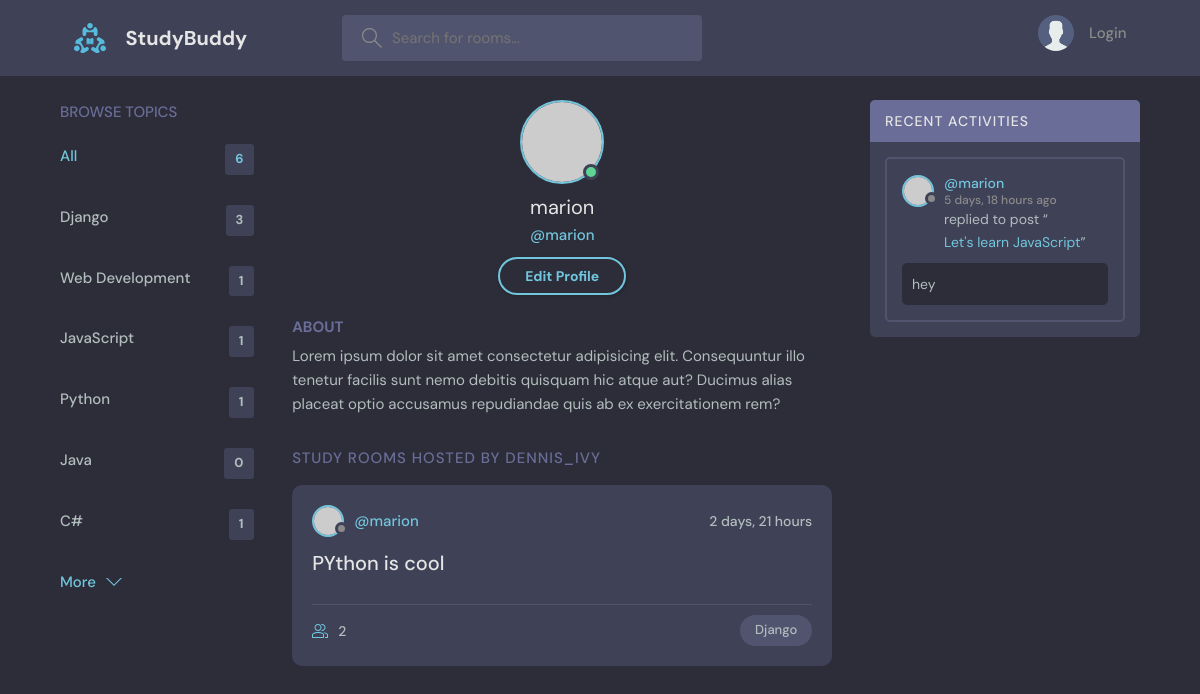
The app's page /profile/2/ with its own data.
### base/models.py (models this page shows, shortened)
class Topic(models.Model):
  name=models.CharField(max_length=200)
  class Meta:
    verbose_name="Topic"
    verbose_name_plural="Topics"

class Rooms(models.Model):
  host=models.ForeignKey(User,on_delete=models.CASCADE,null=True)
  topic=models.ForeignKey('Topic',on_delete=models.SET_NULL,null=True)
  name=models.CharField(max_length=200)
  description=models.TextField(null=True,blank=True)
  participants=models.ManyToManyField(User,related_name='participants',blank=True)
  created=models.DateTimeField(auto_now_add=True)
  updated=models.DateTimeField(auto_now=True)
  class Meta:
    ordering=['-updated','-created']
    verbose_name="Room"
    verbose_name_plural="Rooms"
    db_table="Room Table"
  def __str__(self):
    return self.name

class Messages(models.Model):
  user=models.ForeignKey(User,on_delete=models.CASCADE,null=True)
  room=models.ForeignKey(Rooms,on_delete=models.CASCADE)
  body=models.TextField()
  updated=models.DateTimeField(auto_now_add=True)
  created=models.DateTimeField(auto_now=True)
  class Meta:
    verbose_name="Message"
    verbose_name_plural="Messages"
    ordering=['-updated','-created']

### base/views.py (the view)
# urls.py: path('profile/<str:pk>/',views.userProfile,name='user-profile'),
def userProfile(request,pk):
  topics=models.Topic.objects.all()
  user=User.objects.get(id=pk)
  room_messages=user.messages_set.all()
  rooms=user.rooms_set.all()
  context={'user':user,
           'topics':topics,
           'room_messages':room_messages,
           'rooms':rooms
           }
  return render(request,'base/user_profile.html',context)

### base/templates/base/user_profile.html
{% extends 'main.html' %}
{% block content %}
  <main class="profile-page layout layout--3">
    <div class="container">
      {% include 'base/browse_topics_component.html'%}
      <div class="roomList">
        <div class="profile">
          <div class="profile__avatar">
            <div class="avatar avatar--large active">
              <img src="https://randomuser.me/api/portraits/men/11.jpg" />
            </div>
          </div>
          <div class="profile__info">
            <h3>{{user.username}}</h3>
            <p>@{{user.username}}</p>
            <a href="edit-user.html" class="btn btn--main btn--pill">Edit Profile</a>
          </div>
          <div class="profile__about">
            <h3>About</h3>
            <p>
              Lorem ipsum dolor sit amet consectetur adipisicing elit. Consequuntur illo tenetur
              facilis sunt nemo debitis quisquam hic atque aut? Ducimus alias placeat optio
              accusamus repudiandae quis ab ex exercitationem rem?
            </p>
          </div>
        </div>
        <div class="roomList__header">
          <div>
            <h2>Study Rooms Hosted by dennis_ivy</a>
            </h2>
          </div>
        </div>
        {% include 'base/rooms_component.html'%}
      </div>
      {% include 'base/activity_component.html'%}
    </div>
  </main>
{% endblock content %}

### base/templates/base/browse_topics_component.html
<div class="topics">
  <div class="topics__header">
    <h2>Browse Topics</h2>
  </div>
  <ul class="topics__list">
    <li>
      <a href="{% url 'home'%}" class="active">All <span>{{topics.count}}</span></a>
    </li>
    {% for topic in topics %}
    <li>
      <a href="{% url 'home' %}?q={{topic.name}}">{{topic.name}} <span>{{topic.rooms_set.all.count}}</span></a>
    </li>
    {% endfor %}
  </ul>
  <a class="btn btn--link" href="topics.html">
    More
    <svg version="1.1" xmlns="http://www.w3.org/2000/svg" width="32" height="32" viewBox="0 0 32 32">
      <title>chevron-down</title>
      <path d="M16 21l-13-13h-3l16 16 16-16h-3l-13 13z"></path>
    </svg>
  </a>
</div>

### base/templates/base/rooms_component.html (shortened to what this page needs)
{% for room in rooms %}
<div class="roomListRoom">
  <div class="roomListRoom__header">
    <a href="{% url 'user-profile' room.host.id %}" class="roomListRoom__author">
      <div class="avatar avatar--small">
        <img src="https://randomuser.me/api/portraits/women/11.jpg" />
      </div>
      <span>@{{room.host.username}}</span>
    </a>
    <div class="roomListRoom__actions">
      <span>{{room.created|timesince}}</span>
    </div>
  </div>
  <div class="roomListRoom__content">
    <a href="{% url 'room' room.id %}">{{room.name}}</a>
  </div>
  <div class="roomListRoom__meta">
    <a href="{% url 'room' room.id %}"class="roomListRoom__joined">
      {{room.participants.all.count}}
    </a>
    <p class="roomListRoom__topic">{{room.topic.name}}</p>
  </div>
</div>
{% endfor %}

### base/templates/base/activity_component.html (shortened to what this page needs)
<div class="activities">
          <div class="activities__header">
            <h2>Recent Activities</h2>
          </div>
          {% for message in room_messages %}
          <div class="activities__box">
            <div class="activities__boxHeader roomListRoom__header">
              <a href="{%url 'user-profile' message.user.id %}" class="roomListRoom__author">
                <div class="avatar avatar--small">
                  <img src="https://randomuser.me/api/portraits/women/11.jpg" />
                </div>
                <p>
                  @{{ message.user }}
                  <span>{{message.created|timesince}} ago</span>
                </p>
              </a>
            </div>
            <div class="activities__boxContent">
              <p>replied to post “<a href="{% url 'room' message.room.id %}">{{message.room}}</a>”</p>
              <div class="activities__boxRoomContent">
                {{message.body}}
              </div>
            </div>
          </div>
          {% endfor %}
        </div>

### records on screen
Topic: name "Django", rooms_set.all.count "3"
Topic: name "Web Development", rooms_set.all.count "1"
Topic: name "JavaScript", rooms_set.all.count "1"
Topic: name "Python", rooms_set.all.count "1"
Topic: name "Java", rooms_set.all.count "0"
Topic: name "C#", rooms_set.all.count "1"
Rooms: host.username "marion", created "2 days, 21 hours", name "PYthon is cool", participants.all.count "2", topic.name "Django"
Messages: user "marion", created "5 days, 18 hours", room "Let's learn JavaScript", body "hey"

### other values on screen
{{ topics.count }} "6"
{{ user.username }} "marion"
